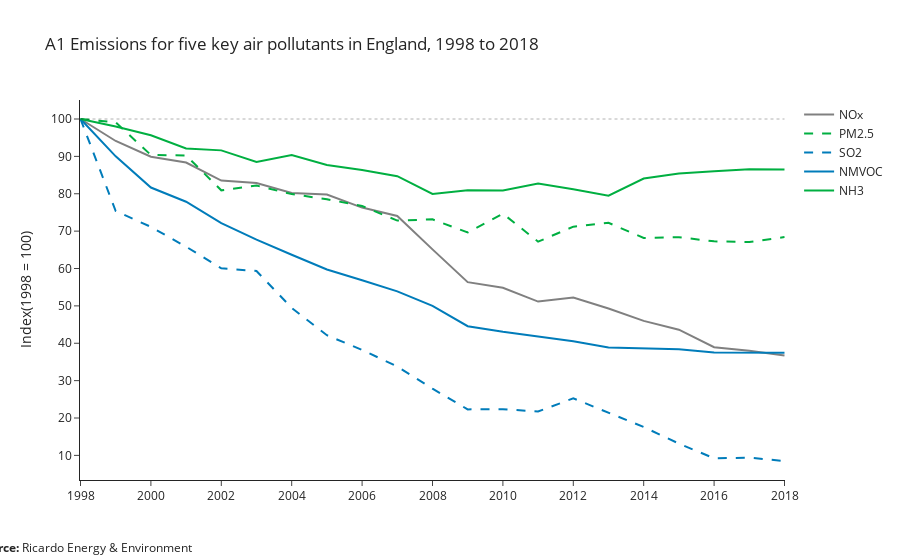

This figure's notebook cell:
### Markdown cell above
## Create plot

[`px.line`](https://plotly.com/python-api-reference/generated/plotly.express.line.html) creates a line plot.

[`update_xaxes` and `update_yaxes`](https://plotly.com/python/axes/#set-axis-title-text-with-graph-objects) provide additional options for customising the x and y axes.

[`update_layout`](https://plotly.com/python-api-reference/generated/plotly.graph_objects.Layout.html#plotly.graph_objects.Layout) provides additional options for customising layout elements, such as the legend and cursor interaction.

[`add_annotation`](https://plotly.com/python/text-and-annotations/) adds text labels and annotations to plots.

[`add_shape`](https://plotly.com/python/shapes/) adds shapes, including lines, to plots.

### Code cell
(px.line(
    data_frame=df_processed_step,
    x='Year',
    y='Index',
    color='ShortPollName',
    color_discrete_map={
        'NH3': '#00AF41',
        'PM2.5': '#00AF41',
        'NOx': 'Grey',
        'NMVOC': '#007CBA',
        'SO2': '#007CBA'
    },
    line_dash='ShortPollName',
    line_dash_map={
        'NH3': 'solid',
        'PM2.5': 'dash',
        'NOx': 'solid',
        'NMVOC': 'solid',
        'SO2': 'dash'
    },
    title=f'A1 Emissions for five key air pollutants in England, {df_processed_step.Year.min()} to {df_processed_step.Year.max()}',
    labels={
        'ShortPollName': 'Pollutant'
        },
    template='simple_white'
        )
    .update_xaxes(
        title_text='',
        type='linear',
        dtick=2
        )
    .update_yaxes(
        title_text=f'Index({df_processed_step.Year.min()} = 100)',
        type='linear',
        dtick=10
        )
    .update_layout(
        hovermode='x unified',
        legend={
            'title': ''
            }
        )
    .add_annotation(
        showarrow=False,
        text='<b>Source:</b> Ricardo Energy & Environment',
        xref='paper',
        xanchor='left',
        x=-0.15,
        yref='paper',
        yanchor='top',
        y=-0.15
        )
    .add_shape(
        type='line',
        xref='x',
        x1=df_processed_step.Year.max(),
        y1=df_processed_step.Index.max(),
        yref='y',
        x0=df_processed_step.Year.min(),
        y0=df_processed_step.Index.max(),
        line={
            'color': 'Black',
            'dash': 'dot',
            'width': 1
            } 
        ))

### Figure 1 — Plotly figure (JSON) as saved in the notebook; plotly's stock layout.template omitted (floating-point values rounded to 4 significant figures)
{"data": [{"hovertemplate": "Pollutant=NOx<br>Year=%{x}<br>Index=%{y}<extra></extra>", "legendgroup": "NOx", "line": {"color": "Grey", "dash": "solid"}, "mode": "lines", "name": "NOx", "orientation": "v", "showlegend": true, "type": "scatter", "x": [1998, 1999, 2000, 2001, 2002, 2003, 2004, 2005, 2006, 2007, 2008, 2009, 2010, 2011, 2012, 2013, 2014, 2015, 2016, 2017, 2018], "xaxis": "x", "y": [100, 94.12, 89.91, 88.34, 83.52, 82.85, 80.21, 79.77, 76.3, 74.07, 65.12, 56.36, 54.84, 51.15, 52.21, 49.3, 45.99, 43.63, 38.94, 38.02, 36.73], "yaxis": "y"}, {"hovertemplate": "Pollutant=PM2.5<br>Year=%{x}<br>Index=%{y}<extra></extra>", "legendgroup": "PM2.5", "line": {"color": "#00AF41", "dash": "dash"}, "mode": "lines", "name": "PM2.5", "orientation": "v", "showlegend": true, "type": "scatter", "x": [1998, 1999, 2000, 2001, 2002, 2003, 2004, 2005, 2006, 2007, 2008, 2009, 2010, 2011, 2012, 2013, 2014, 2015, 2016, 2017, 2018], "xaxis": "x", "y": [100, 99.11, 90.37, 90.23, 80.91, 82.19, 79.91, 78.53, 76.72, 72.81, 73.14, 69.65, 74.67, 67.18, 71.2, 72.22, 68.17, 68.37, 67.27, 67.08, 68.41], "yaxis": "y"}, {"hovertemplate": "Pollutant=SO2<br>Year=%{x}<br>Index=%{y}<extra></extra>", "legendgroup": "SO2", "line": {"color": "#007CBA", "dash": "dash"}, "mode": "lines", "name": "SO2", "orientation": "v", "showlegend": true, "type": "scatter", "x": [1998, 1999, 2000, 2001, 2002, 2003, 2004, 2005, 2006, 2007, 2008, 2009, 2010, 2011, 2012, 2013, 2014, 2015, 2016, 2017, 2018], "xaxis": "x", "y": [100, 75.39, 71.13, 65.83, 60.05, 59.34, 49.46, 42.15, 38.21, 33.77, 27.85, 22.31, 22.35, 21.73, 25.26, 21.52, 17.59, 13.15, 9.222, 9.385, 8.498], "yaxis": "y"}, {"hovertemplate": "Pollutant=NMVOC<br>Year=%{x}<br>Index=%{y}<extra></extra>", "legendgroup": "NMVOC", "line": {"color": "#007CBA", "dash": "solid"}, "mode": "lines", "name": "NMVOC", "orientation": "v", "showlegend": true, "type": "scatter", "x": [1998, 1999, 2000, 2001, 2002, 2003, 2004, 2005, 2006, 2007, 2008, 2009, 2010, 2011, 2012, 2013, 2014, 2015, 2016, 2017, 2018], "xaxis": "x", "y": [100, 90.01, 81.66, 77.86, 72.14, 67.75, 63.67, 59.72, 56.84, 53.87, 49.98, 44.55, 43.08, 41.83, 40.56, 38.87, 38.63, 38.38, 37.51, 37.52, 37.45], "yaxis": "y"}, {"hovertemplate": "Pollutant=NH3<br>Year=%{x}<br>Index=%{y}<extra></extra>", "legendgroup": "NH3", "line": {"color": "#00AF41", "dash": "solid"}, "mode": "lines", "name": "NH3", "orientation": "v", "showlegend": true, "type": "scatter", "x": [1998, 1999, 2000, 2001, 2002, 2003, 2004, 2005, 2006, 2007, 2008, 2009, 2010, 2011, 2012, 2013, 2014, 2015, 2016, 2017, 2018], "xaxis": "x", "y": [100, 97.98, 95.67, 92.12, 91.61, 88.5, 90.38, 87.68, 86.33, 84.71, 79.95, 80.91, 80.87, 82.73, 81.21, 79.47, 84.06, 85.4, 86.05, 86.57, 86.49], "yaxis": "y"}], "layout": {"annotations": [{"showarrow": false, "text": "<b>Source:</b> Ricardo Energy & Environment", "x": -0.15, "xanchor": "left", "xref": "paper", "y": -0.15, "yanchor": "top", "yref": "paper"}], "hovermode": "x unified", "legend": {"title": {"text": ""}, "tracegroupgap": 0}, "shapes": [{"line": {"color": "Black", "dash": "dot", "width": 1}, "type": "line", "x0": 1998, "x1": 2018, "xref": "x", "y0": 100, "y1": 100, "yref": "y"}], "title": {"text": "A1 Emissions for five key air pollutants in England, 1998 to 2018"}, "xaxis": {"anchor": "y", "domain": [0, 1], "dtick": 2, "title": {"text": ""}, "type": "linear"}, "yaxis": {"anchor": "x", "domain": [0, 1], "dtick": 10, "title": {"text": "Index(1998 = 100)"}, "type": "linear"}}}
